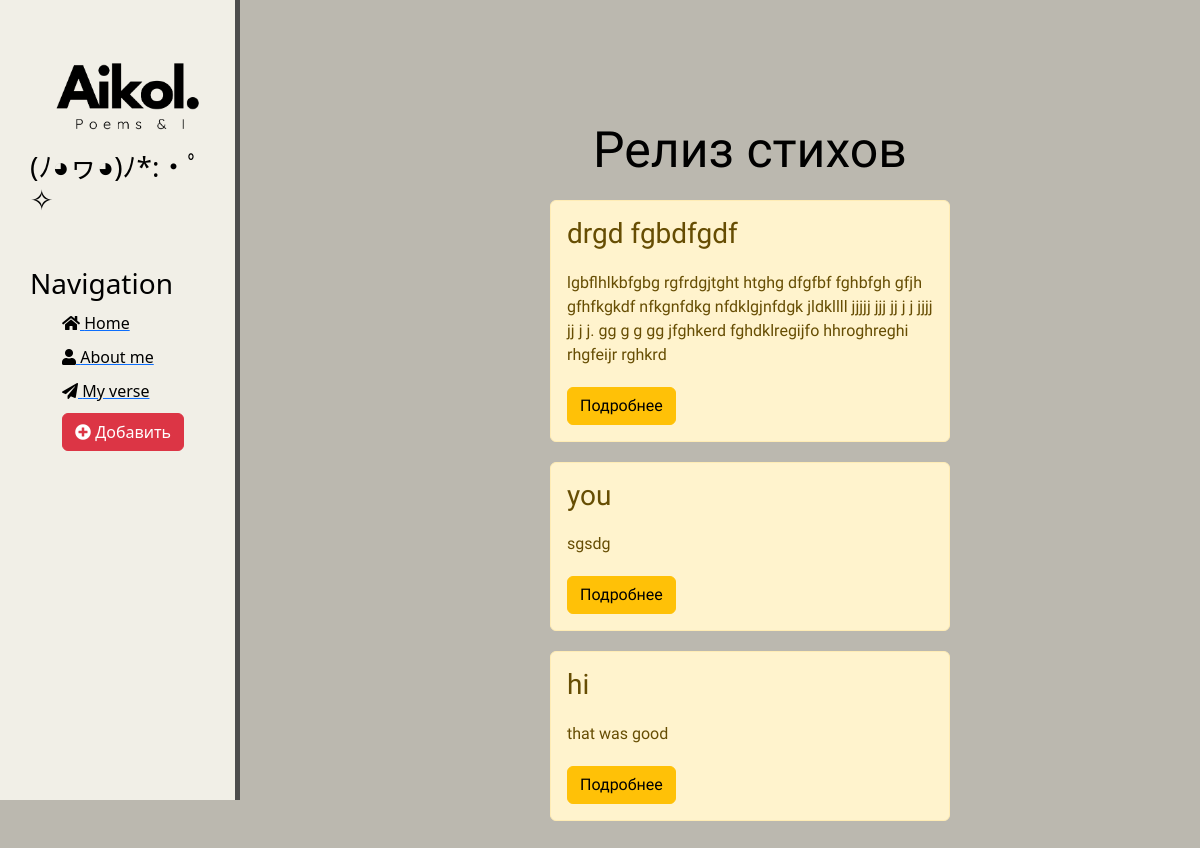
The page /news/ on the database as committed earlier.
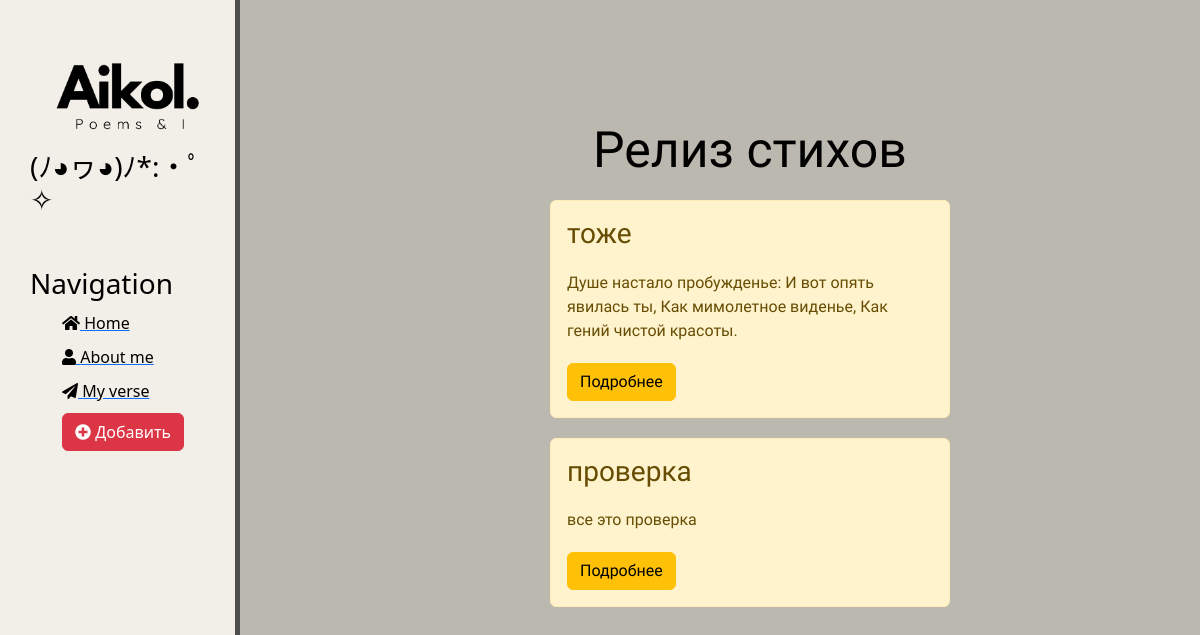
The same page on the database as committed later.
### news/models.py (models this page shows, shortened)
class Articles(models.Model):
    title = models.CharField('Название: ', max_length=250)
    anons = models.CharField('Цитата: ', max_length=250)
    full_text = models.TextField('Стих: ')
    date = models.DateTimeField('Дата публикации: ')
    class Meta:
        verbose_name = 'Стих'
        verbose_name_plural = 'Стихи'

### news/views.py (the view)
# urls.py: path('', views.news_home, name='news_home'),
def news_home(request):
    news = Articles.objects.order_by('-date')
    return render(request, 'news/news_home.html', {'news': news})

### news/templates/news/news_home.html (shortened to what this page needs)
{% extends 'main/layout.html'%}
{% block content %}
    <div class="features">
        <h1>Релиз стихов</h1>
        {% if news %}
            {% for el in news %}
                <div class="alert alert-warning">
                    <h3>{{ el.title }}</h3>
                    <p>{{ el.anons }}</p>
                    <a href="{% url 'news_detail' el.id %}" class="btn btn-warning">Подробнее</a>
                </div>
            {% endfor %}
        {% else %}
            <p>Ждем когда на автора ниспадет вдохновенье</p>
        {%endif%}
    </div>
{% endblock %}

Rows that differ between the two databases and show on the page:
removed Articles: title "drgd fgbdfgdf", anons "lgbflhlkbfgbg rgfrdgjtght htghg dfgfbf fghbfgh gfjh gfhfkgkdf nfkgnfdkg nfdklgjnfdgk jldkllll jjjjj jjj jj j j jjjj jj j j. gg g g gg jfghkerd fghdklregijfo hhroghreghi rhgfeijr rghkrd"
removed Articles: title "you", anons "sgsdg"
removed Articles: title "hi", anons "that was good"
added Articles: title "тоже", anons "Душе настало пробужденье: И вот опять явилась ты, Как мимолетное виденье, Как гений чистой красоты."
added Articles: title "проверка", anons "все это проверка"
